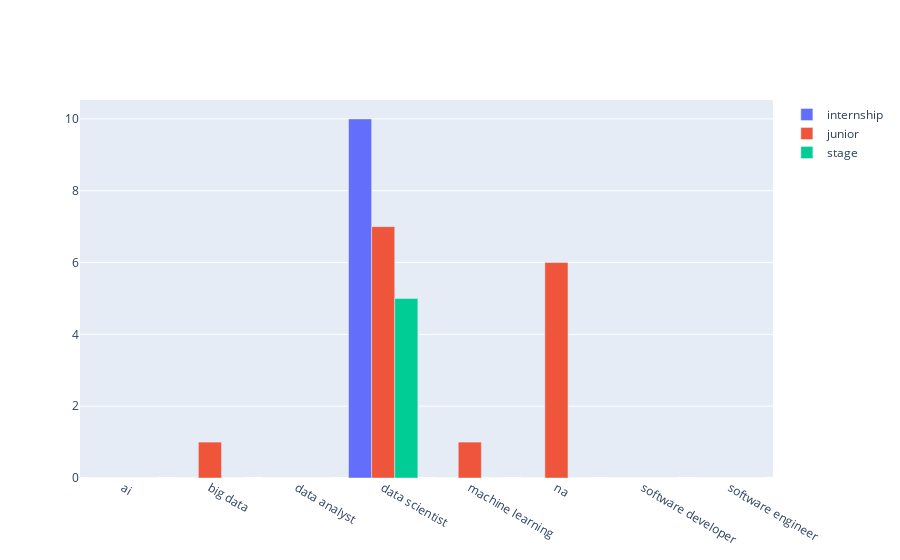

The code cell stored with this chart in its notebook:
### Code cell
job = pd.crosstab(df['job_simp'],df['entry_position'])
job.drop("na", axis=1, inplace=True)
data = []
for x in job.columns:
    data.append(go.Bar(name=str(x), x=job.index, y=job[x]))

figure = go.Figure(data = data)
figure.update_layout(barmode = 'group')

figure.show()

### Figure 1 — Plotly figure (JSON) as saved in the notebook; plotly's stock layout.template omitted (floating-point values rounded to 4 significant figures)
{"data": [{"name": "internship", "type": "bar", "x": ["ai", "big data", "data analyst", "data scientist", "machine learning", "na", "software developer", "software engineer"], "y": [0, 0, 0, 10, 0, 0, 0, 0]}, {"name": "junior", "type": "bar", "x": ["ai", "big data", "data analyst", "data scientist", "machine learning", "na", "software developer", "software engineer"], "y": [0, 1, 0, 7, 1, 6, 0, 0]}, {"name": "stage", "type": "bar", "x": ["ai", "big data", "data analyst", "data scientist", "machine learning", "na", "software developer", "software engineer"], "y": [0, 0, 0, 5, 0, 0, 0, 0]}], "layout": {"barmode": "group"}}
